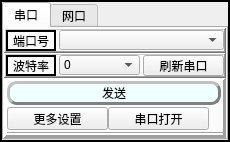
                  <widget class="QFrame" name="frame_6">
                   <property name="sizePolicy">
                    <sizepolicy hsizetype="Fixed" vsizetype="Fixed">
                     <horstretch>0</horstretch>
                     <verstretch>0</verstretch>
                    </sizepolicy>
                   </property>
                   <property name="minimumSize">
                    <size>
                     <width>230</width>
                     <height>0</height>
                    </size>
                   </property>
                   <property name="maximumSize">
                    <size>
                     <width>230</width>
                     <height>1111</height>
                    </size>
                   </property>
                   <property name="frameShape">
                    <enum>QFrame::WinPanel</enum>
                   </property>
                   <property name="frameShadow">
                    <enum>QFrame::Plain</enum>
                   </property>
                   <property name="lineWidth">
                    <number>22</number>
                   </property>
                   <property name="midLineWidth">
                    <number>0</number>
                   </property>
                   <layout class="QVBoxLayout" name="verticalLayout_2">
                    <property name="spacing">
                     <number>0</number>
                    </property>
                    <property name="leftMargin">
                     <number>0</number>
                    </property>
                    <property name="topMargin">
                     <number>0</number>
                    </property>
                    <property name="rightMargin">
                     <number>0</number>
                    </property>
                    <property name="bottomMargin">
                     <number>0</number>
                    </property>
                    <item>
                     <widget class="QTabWidget" name="tabWidget">
                      <property name="minimumSize">
                       <size>
                        <width>0</width>
                        <height>138</height>
                       </size>
                      </property>
                      <property name="maximumSize">
                       <size>
                        <width>4444</width>
                        <height>138</height>
                       </size>
                      </property>
                      <property name="tabPosition">
                       <enum>QTabWidget::North</enum>
                      </property>
                      <property name="currentIndex">
                       <number>0</number>
                      </property>
                      <widget class="QWidget" name="sierial_widget_2">
                       <attribute name="title">
                        <string>串口</string>
                       </attribute>
                       <layout class="QVBoxLayout" name="verticalLayout_23">
                        <property name="spacing">
                         <number>0</number>
                        </property>
                        <property name="leftMargin">
                         <number>0</number>
                        </property>
                        <property name="topMargin">
                         <number>0</number>
                        </property>
                        <property name="rightMargin">
                         <number>0</number>
                        </property>
                        <property name="bottomMargin">
                         <number>0</number>
                        </property>
                        <item>
                         <widget class="QFrame" name="frame_12">
                          <property name="sizePolicy">
                           <sizepolicy hsizetype="Expanding" vsizetype="Minimum">
                            <horstretch>0</horstretch>
                            <verstretch>0</verstretch>
                           </sizepolicy>
                          </property>
                          <property name="minimumSize">
                           <size>
                            <width>0</width>
                            <height>0</height>
                           </size>
                          </property>
                          <property name="maximumSize">
                           <size>
                            <width>16777215</width>
                            <height>25</height>
                           </size>
                          </property>
                          <property name="frameShape">
                           <enum>QFrame::WinPanel</enum>
                          </property>
                          <property name="frameShadow">
                           <enum>QFrame::Raised</enum>
                          </property>
                          <property name="lineWidth">
                           <number>2</number>
                          </property>
                          <layout class="QHBoxLayout" name="horizontalLayout_7">
                           <property name="spacing">
                            <number>3</number>
                           </property>
                           <property name="leftMargin">
                            <number>0</number>
                           </property>
                           <property name="topMargin">
                            <number>0</number>
                           </property>
                           <property name="rightMargin">
                            <number>0</number>
                           </property>
                           <property name="bottomMargin">
                            <number>0</number>
                           </property>
                           <item>
                            <widget class="QLabel" name="label_5">
                             <property name="sizePolicy">
                              <sizepolicy hsizetype="Fixed" vsizetype="Fixed">
                               <horstretch>0</horstretch>
                               <verstretch>0</verstretch>
                              </sizepolicy>
                             </property>
                             <property name="minimumSize">
                              <size>
                               <width>50</width>
                               <height>0</height>
                              </size>
                             </property>
                             <property name="maximumSize">
                              <size>
                               <width>50</width>
                               <height>25</height>
                              </size>
                             </property>
                             <property name="frameShape">
                              <enum>QFrame::Panel</enum>
                             </property>
                             <property name="frameShadow">
                              <enum>QFrame::Plain</enum>
                             </property>
                             <property name="lineWidth">
                              <number>2</number>
                             </property>
                             <property name="text">
                              <string>端口号</string>
                             </property>
                             <property name="textFormat">
                              <enum>Qt::AutoText</enum>
                             </property>
                             <property name="alignment">
                              <set>Qt::AlignCenter</set>
                             </property>
                             <property name="textInteractionFlags">
                              <set>Qt::LinksAccessibleByMouse</set>
                             </property>
                            </widget>
                           </item>
                           <item>
                            <widget class="QComboBox" name="portcomboBox_2">
                             <property name="sizePolicy">
                              <sizepolicy hsizetype="Expanding" vsizetype="Expanding">
                               <horstretch>0</horstretch>
                               <verstretch>0</verstretch>
                              </sizepolicy>
                             </property>
                             <property name="maximumSize">
                              <size>
                               <width>16777215</width>
                               <height>20</height>
                              </size>
                             </property>
                            </widget>
                           </item>
                          </layout>
                         </widget>
                        </item>
                        <item>
                         <widget class="QFrame" name="frame_27">
                          <property name="sizePolicy">
                           <sizepolicy hsizetype="Expanding" vsizetype="Minimum">
                            <horstretch>0</horstretch>
                            <verstretch>0</verstretch>
                           </sizepolicy>
                          </property>
                          <property name="minimumSize">
                           <size>
                            <width>0</width>
                            <height>0</height>
                           </size>
                          </property>
                          <property name="maximumSize">
                           <size>
                            <width>16777215</width>
                            <height>25</height>
                           </size>
                          </property>
                          <property name="frameShape">
                           <enum>QFrame::WinPanel</enum>
                          </property>
                          <property name="frameShadow">
                           <enum>QFrame::Raised</enum>
                          </property>
                          <property name="lineWidth">
                           <number>2</number>
                          </property>
                          <layout class="QHBoxLayout" name="horizontalLayout_17">
                           <property name="spacing">
                            <number>3</number>
                           </property>
                           <property name="leftMargin">
                            <number>0</number>
                           </property>
                           <property name="topMargin">
                            <number>0</number>
                           </property>
                           <property name="rightMargin">
                            <number>0</number>
                           </property>
                           <property name="bottomMargin">
                            <number>0</number>
                           </property>
                           <item>
                            <widget class="QLabel" name="label_21">
                             <property name="sizePolicy">
                              <sizepolicy hsizetype="Expanding" vsizetype="Expanding">
                               <horstretch>0</horstretch>
                               <verstretch>0</verstretch>
                              </sizepolicy>
                             </property>
                             <property name="minimumSize">
                              <size>
                               <width>20</width>
                               <height>0</height>
                              </size>
                             </property>
                             <property name="maximumSize">
                              <size>
                               <width>50</width>
                               <height>21</height>
                              </size>
                             </property>
                             <property name="frameShape">
                              <enum>QFrame::Panel</enum>
                             </property>
                             <property name="frameShadow">
                              <enum>QFrame::Plain</enum>
                             </property>
                             <property name="lineWidth">
                              <number>2</number>
                             </property>
                             <property name="text">
                              <string>波特率</string>
                             </property>
                             <property name="textFormat">
                              <enum>Qt::AutoText</enum>
                             </property>
                             <property name="alignment">
                              <set>Qt::AlignCenter</set>
                             </property>
                             <property name="textInteractionFlags">
                              <set>Qt::LinksAccessibleByMouse</set>
                             </property>
                            </widget>
                           </item>
                           <item>
                            <widget class="QComboBox" name="baudrate_comboBox">
                             <property name="sizePolicy">
                              <sizepolicy hsizetype="Expanding" vsizetype="Expanding">
                               <horstretch>0</horstretch>
                               <verstretch>0</verstretch>
                              </sizepolicy>
                             </property>
                             <property name="minimumSize">
                              <size>
                               <width>0</width>
                               <height>0</height>
                              </size>
                             </property>
                             <property name="maximumSize">
                              <size>
                               <width>170</width>
                               <height>20</height>
                              </size>
                             </property>
                             <item>
                              <property name="text">
                               <string>0</string>
                              </property>
                             </item>
                             <item>
                              <property name="text">
                               <string>110</string>
                              </property>
                             </item>
                             <item>
                              <property name="text">
                               <string>300</string>
                              </property>
                             </item>
                             <item>
                              <property name="text">
                               <string>600</string>
                              </property>
                             </item>
                             <item>
                              <property name="text">
                               <string>1200</string>
                              </property>
                             </item>
                             <item>
                              <property name="text">
                               <string>2400</string>
                              </property>
                             </item>
                             <item>
                              <property name="text">
                               <string>4800</string>
                              </property>
                             </item>
                             <item>
                              <property name="text">
                               <string>9600</string>
                              </property>
                             </item>
                             <item>
                              <property name="text">
                               <string>14400</string>
                              </property>
                             </item>
                             <item>
                              <property name="text">
                               <string>19200</string>
                              </property>
                             </item>
                             <item>
                              <property name="text">
                               <string>38400</string>
                              </property>
                             </item>
                             <item>
                              <property name="text">
                               <string>57600</string>
                              </property>
                             </item>
                             <item>
                              <property name="text">
                               <string>115200</string>
                              </property>
                             </item>
                             <item>
                              <property name="text">
                               <string>128000</string>
                              </property>
                             </item>
                             <item>
                              <property name="text">
                               <string>230400</string>
                              </property>
                             </item>
                             <item>
                              <property name="text">
                               <string>256000</string>
                              </property>
                             </item>
                             <item>
                              <property name="text">
                               <string>460800</string>
                              </property>
                             </item>
                             <item>
                              <property name="text">
                               <string>500000</string>
                              </property>
                             </item>
                             <item>
                              <property name="text">
                               <string>512000</string>
                              </property>
                             </item>
                             <item>
                              <property name="text">
                               <string>600000</string>
                              </property>
                             </item>
                             <item>
                              <property name="text">
                               <string>750000</string>
                              </property>
                             </item>
                             <item>
                              <property name="text">
                               <string>961600</string>
                              </property>
                             </item>
                             <item>
                              <property name="text">
                               <string>1000000</string>
                              </property>
                             </item>
                             <item>
                              <property name="text">
                               <string>1500000</string>
                              </property>
                             </item>
                             <item>
                              <property name="text">
                               <string>2000000</string>
                              </property>
                             </item>
                            </widget>
                           </item>
                           <item>
                            <widget class="QPushButton" name="port_refresh_3">
                             <property name="sizePolicy">
                              <sizepolicy hsizetype="Expanding" vsizetype="Expanding">
                               <horstretch>0</horstretch>
                               <verstretch>0</verstretch>
                              </sizepolicy>
                             </property>
                             <property name="text">
                              <string>刷新串口</string>
                             </property>
                            </widget>
                           </item>
                          </layout>
                         </widget>
                        </item>
                        <item>
                         <widget class="QFrame" name="frame_28">
                          <property name="sizePolicy">
                           <sizepolicy hsizetype="Expanding" vsizetype="Expanding">
                            <horstretch>0</horstretch>
                            <verstretch>0</verstretch>
                           </sizepolicy>
                          </property>
                          <property name="frameShape">
                           <enum>QFrame::Panel</enum>
                          </property>
                          <property name="frameShadow">
                           <enum>QFrame::Raised</enum>
                          </property>
                          <property name="lineWidth">
                           <number>3</number>
                          </property>
                          <layout class="QGridLayout" name="gridLayout_8">
                           <property name="leftMargin">
                            <number>0</number>
                           </property>
                           <property name="topMargin">
                            <number>0</number>
                           </property>
                           <property name="rightMargin">
                            <number>0</number>
                           </property>
                           <property name="bottomMargin">
                            <number>0</number>
                           </property>
                           <property name="spacing">
                            <number>2</number>
                           </property>
                           <item row="1" column="1" colspan="2">
                            <widget class="QFrame" name="frame_29">
                             <property name="maximumSize">
                              <size>
                               <width>16777215</width>
                               <height>25</height>
                              </size>
                             </property>
                             <property name="frameShape">
                              <enum>QFrame::NoFrame</enum>
                             </property>
                             <property name="frameShadow">
                              <enum>QFrame::Raised</enum>
                             </property>
                             <property name="lineWidth">
                              <number>0</number>
                             </property>
                             <layout class="QHBoxLayout" name="horizontalLayout_18">
                              <property name="spacing">
                               <number>0</number>
                              </property>
                              <property name="leftMargin">
                               <number>0</number>
                              </property>
                              <property name="topMargin">
                               <number>0</number>
                              </property>
                              <property name="rightMargin">
                               <number>0</number>
                              </property>
                              <property name="bottomMargin">
                               <number>0</number>
                              </property>
                              <item>
                               <widget class="QPushButton" name="more_setting_2">
                                <property name="sizePolicy">
                                 <sizepolicy hsizetype="Expanding" vsizetype="Expanding">
                                  <horstretch>0</horstretch>
                                  <verstretch>0</verstretch>
                                 </sizepolicy>
                                </property>
                                <property name="text">
                                 <string>更多设置</string>
                                </property>
                               </widget>
                              </item>
                              <item>
                               <widget class="QPushButton" name="port_close_open_5">
                                <property name="sizePolicy">
                                 <sizepolicy hsizetype="Expanding" vsizetype="Expanding">
                                  <horstretch>0</horstretch>
                                  <verstretch>0</verstretch>
                                 </sizepolicy>
                                </property>
                                <property name="maximumSize">
                                 <size>
                                  <width>11111</width>
                                  <height>111</height>
                                 </size>
                                </property>
                                <property name="focusPolicy">
                                 <enum>Qt::WheelFocus</enum>
                                </property>
                                <property name="contextMenuPolicy">
                                 <enum>Qt::DefaultContextMenu</enum>
                                </property>
                                <property name="acceptDrops">
                                 <bool>false</bool>
                                </property>
                                <property name="autoFillBackground">
                                 <bool>false</bool>
                                </property>
                                <property name="styleSheet">
                                 <string notr="true"/>
                                </property>
                                <property name="text">
                                 <string>串口打开</string>
                                </property>
                                <property name="autoRepeatInterval">
                                 <number>100</number>
                                </property>
                                <property name="autoDefault">
                                 <bool>false</bool>
                                </property>
                                <property name="default">
                                 <bool>false</bool>
                                </property>
                                <property name="flat">
                                 <bool>false</bool>
                                </property>
                               </widget>
                              </item>
                              <item>
                               <widget class="QLabel" name="label_22">
                                <property name="sizePolicy">
                                 <sizepolicy hsizetype="Fixed" vsizetype="Fixed">
                                  <horstretch>0</horstretch>
                                  <verstretch>0</verstretch>
                                 </sizepolicy>
                                </property>
                                <property name="styleSheet">
                                 <string notr="true">border-radius: 10px;</string>
                                </property>
                                <property name="text">
                                 <string/>
                                </property>
                                <property name="pixmap">
                                 <pixmap>../../../.designer/icon/红灯.bmp</pixmap>
                                </property>
                               </widget>
                              </item>
                              <item>
                               <widget class="QLabel" name="label_16">
                                <property name="lineWidth">
                                 <number>-1</number>
                                </property>
                                <property name="text">
                                 <string/>
                                </property>
                                <property name="pixmap">
                                 <pixmap>../icon/红灯.bmp</pixmap>
                                </property>
                                <property name="scaledContents">
                                 <bool>true</bool>
                                </property>
                                <property name="wordWrap">
                                 <bool>false</bool>
                                </property>
                               </widget>
                              </item>
                             </layout>
                            </widget>
                           </item>
                           <item row="2" column="1" colspan="2">
                            <widget class="Line" name="line_7">
                             <property name="sizePolicy">
                              <sizepolicy hsizetype="Expanding" vsizetype="Fixed">
                               <horstretch>0</horstretch>
                               <verstretch>0</verstretch>
                              </sizepolicy>
                             </property>
                             <property name="orientation">
                              <enum>Qt::Horizontal</enum>
                             </property>
                            </widget>
                           </item>
                           <item row="0" column="1">
                            <widget class="QPushButton" name="sendbutton_2">
                             <property name="sizePolicy">
                              <sizepolicy hsizetype="Expanding" vsizetype="Fixed">
                               <horstretch>0</horstretch>
                               <verstretch>0</verstretch>
                              </sizepolicy>
                             </property>
                             <property name="maximumSize">
                              <size>
                               <width>11111111</width>
                               <height>2222222</height>
                              </size>
                             </property>
                             <property name="styleSheet">
                              <string notr="true">background: azure;
border: 3px solid gray;
border-radius: 10px;
border-style: outset;</string>
                             </property>
                             <property name="text">
                              <string>发送</string>
                             </property>
                            </widget>
                           </item>
                          </layout>
                         </widget>
                        </item>
                       </layout>
                      </widget>
                      <widget class="QWidget" name="tab_3">
                       <attribute name="title">
                        <string>网口</string>
                       </attribute>
                      </widget>
                     </widget>
                    </item>
                   </layout>
                  </widget>
